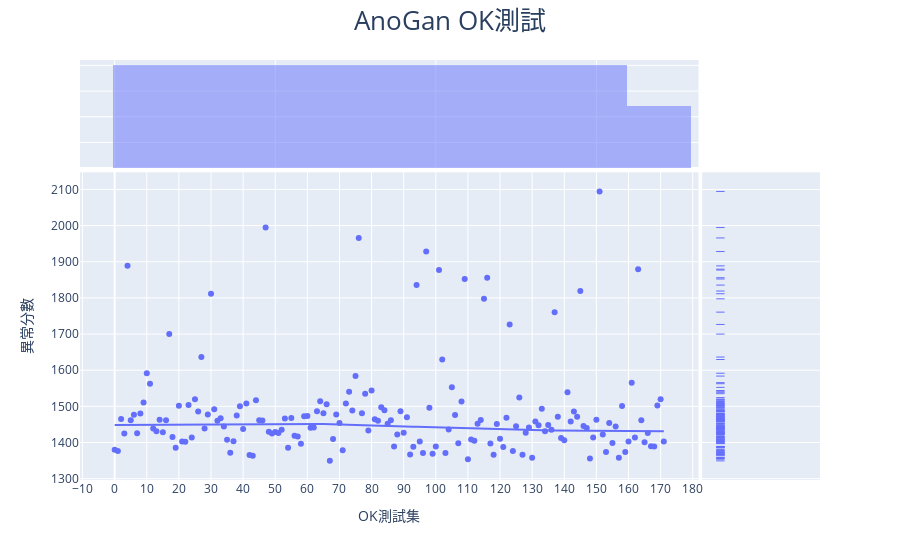

Source (notebook cell):
### Code cell
import plotly.express as px #trendline='ols',
fig=px.scatter(x=df_train.index, y=df_train['score'],trendline="lowess", marginal_y="rug", marginal_x="histogram")
fig.update_layout(
    title_text='AnoGan OK測試',
    title_font_size=26,
    title_x=0.5,
    xaxis_title="OK測試集",
    xaxis_tickmode="linear",
    xaxis_dtick="10",
    yaxis_title="異常分數",
    legend_title_text="無NG模型"
)
fig.show()

### Figure 1 — Plotly figure (JSON) as saved in the notebook; plotly's stock layout.template omitted (floating-point values rounded to 4 significant figures; data arrays with more than 128 entries replaced by an {"elided": "..."} marker saying what was removed)
{"data": [{"hovertemplate": "x=%{x}<br>y=%{y}<extra></extra>", "legendgroup": "", "marker": {"color": "#636efa", "symbol": "circle"}, "mode": "markers", "name": "", "orientation": "v", "showlegend": false, "type": "scatter", "x": {"elided": "172 int values"}, "xaxis": "x", "y": {"elided": "172 float values"}, "yaxis": "y"}, {"alignmentgroup": "True", "bingroup": "x", "hovertemplate": "x=%{x}<br>count=%{y}<extra></extra>", "legendgroup": "", "marker": {"color": "#636efa"}, "name": "", "offsetgroup": "", "opacity": 0.5, "showlegend": false, "type": "histogram", "x": {"elided": "172 int values"}, "xaxis": "x3", "yaxis": "y3"}, {"alignmentgroup": "True", "boxpoints": "all", "fillcolor": "rgba(255,255,255,0)", "hoveron": "points", "hovertemplate": "y=%{y}<extra></extra>", "jitter": 0, "legendgroup": "", "line": {"color": "rgba(255,255,255,0)"}, "marker": {"color": "#636efa", "symbol": "line-ew-open"}, "name": "", "offsetgroup": "", "showlegend": false, "type": "box", "xaxis": "x2", "y": {"elided": "172 float values"}, "yaxis": "y2"}, {"hovertemplate": "<b>LOWESS trendline</b><br><br>x=%{x}<br>y=%{y} <b>(trend)</b><extra></extra>", "legendgroup": "", "marker": {"color": "#636efa", "symbol": "circle"}, "mode": "lines", "name": "", "showlegend": false, "type": "scatter", "x": {"elided": "172 int values"}, "xaxis": "x", "y": {"elided": "172 float values"}, "yaxis": "y"}], "layout": {"barmode": "overlay", "legend": {"title": {"text": "無NG模型"}, "tracegroupgap": 0}, "margin": {"t": 60}, "title": {"font": {"size": 26}, "text": "AnoGan OK測試", "x": 0.5}, "xaxis": {"anchor": "y", "domain": [0, 0.8358], "dtick": "10", "tickmode": "linear", "title": {"text": "OK測試集"}}, "xaxis2": {"anchor": "y2", "domain": [0.8408, 1], "matches": "x2", "showgrid": false, "showline": false, "showticklabels": false, "ticks": ""}, "xaxis3": {"anchor": "y3", "domain": [0, 0.8358], "matches": "x", "showgrid": true, "showticklabels": false}, "xaxis4": {"anchor": "y4", "domain": [0.8408, 1], "matches": "x2", "showgrid": false, "showline": false, "showticklabels": false, "ticks": ""}, "yaxis": {"anchor": "x", "domain": [0, 0.7326], "title": {"text": "異常分數"}}, "yaxis2": {"anchor": "x2", "domain": [0, 0.7326], "matches": "y", "showgrid": true, "showticklabels": false}, "yaxis3": {"anchor": "x3", "domain": [0.7426, 1], "matches": "y3", "showgrid": true, "showline": false, "showticklabels": false, "ticks": ""}, "yaxis4": {"anchor": "x4", "domain": [0.7426, 1], "matches": "y3", "showgrid": true, "showline": false, "showticklabels": false, "ticks": ""}}}
